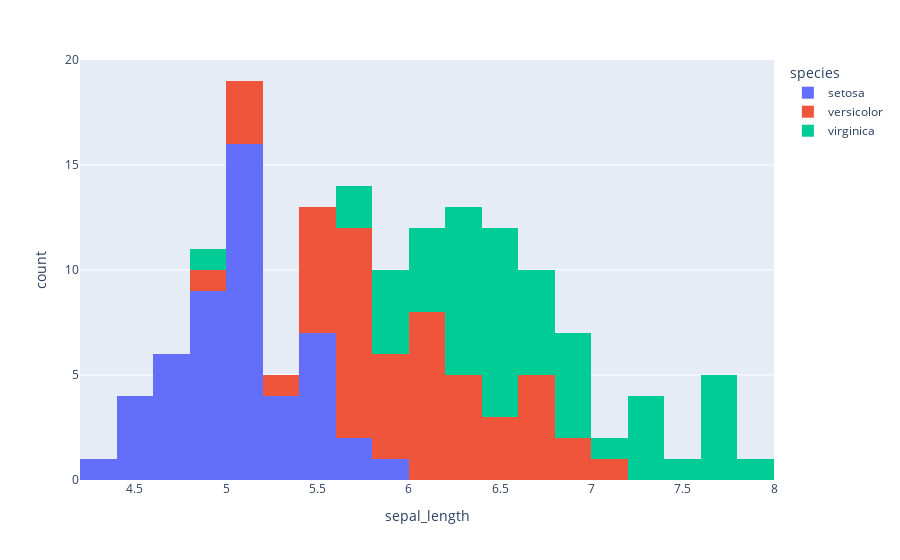
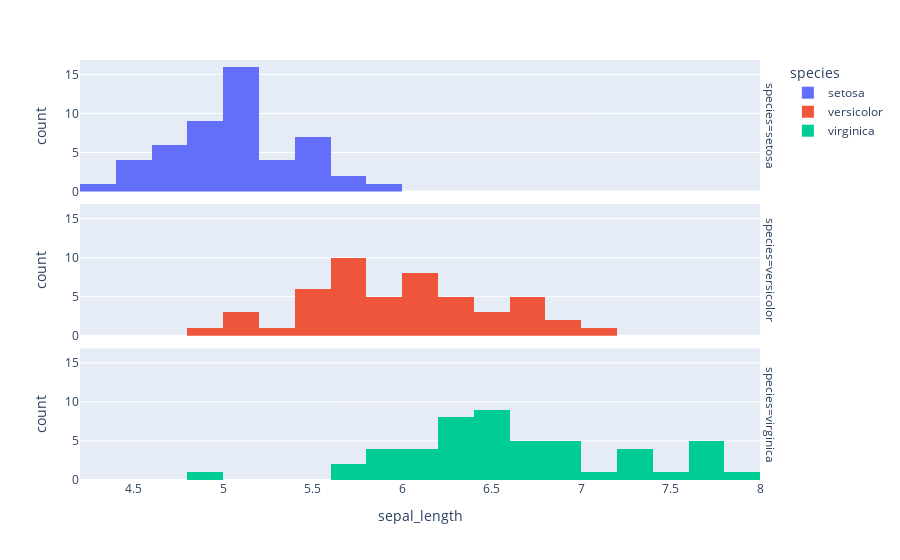

Notebook code for these charts, in order:
### Markdown cell above
```
Create a histogram having 20 bins using the feature sepal_length. Use species feature as the color. 
```

### Code cell
fig1 = px.histogram(ds, x = 'sepal_length', nbins = 20, color = 'species')
fig2 = px.histogram(ds, x = 'sepal_length', nbins = 20, color = 'species', facet_row = ds['species'])
fig1.show()
fig2.show()

### Figure 1 — Plotly figure (JSON) as saved in the notebook; plotly's stock layout.template omitted (floating-point values rounded to 4 significant figures)
{"data": [{"alignmentgroup": "True", "bingroup": "x", "hovertemplate": "species=setosa<br>sepal_length=%{x}<br>count=%{y}<extra></extra>", "legendgroup": "setosa", "marker": {"color": "#636efa"}, "name": "setosa", "nbinsx": 20, "offsetgroup": "setosa", "orientation": "v", "showlegend": true, "type": "histogram", "x": [5.1, 4.9, 4.7, 4.6, 5, 5.4, 4.6, 5, 4.4, 4.9, 5.4, 4.8, 4.8, 4.3, 5.8, 5.7, 5.4, 5.1, 5.7, 5.1, 5.4, 5.1, 4.6, 5.1, 4.8, 5, 5, 5.2, 5.2, 4.7, 4.8, 5.4, 5.2, 5.5, 4.9, 5, 5.5, 4.9, 4.4, 5.1, 5, 4.5, 4.4, 5, 5.1, 4.8, 5.1, 4.6, 5.3, 5], "xaxis": "x", "yaxis": "y"}, {"alignmentgroup": "True", "bingroup": "x", "hovertemplate": "species=versicolor<br>sepal_length=%{x}<br>count=%{y}<extra></extra>", "legendgroup": "versicolor", "marker": {"color": "#EF553B"}, "name": "versicolor", "nbinsx": 20, "offsetgroup": "versicolor", "orientation": "v", "showlegend": true, "type": "histogram", "x": [7, 6.4, 6.9, 5.5, 6.5, 5.7, 6.3, 4.9, 6.6, 5.2, 5, 5.9, 6, 6.1, 5.6, 6.7, 5.6, 5.8, 6.2, 5.6, 5.9, 6.1, 6.3, 6.1, 6.4, 6.6, 6.8, 6.7, 6, 5.7, 5.5, 5.5, 5.8, 6, 5.4, 6, 6.7, 6.3, 5.6, 5.5, 5.5, 6.1, 5.8, 5, 5.6, 5.7, 5.7, 6.2, 5.1, 5.7], "xaxis": "x", "yaxis": "y"}, {"alignmentgroup": "True", "bingroup": "x", "hovertemplate": "species=virginica<br>sepal_length=%{x}<br>count=%{y}<extra></extra>", "legendgroup": "virginica", "marker": {"color": "#00cc96"}, "name": "virginica", "nbinsx": 20, "offsetgroup": "virginica", "orientation": "v", "showlegend": true, "type": "histogram", "x": [6.3, 5.8, 7.1, 6.3, 6.5, 7.6, 4.9, 7.3, 6.7, 7.2, 6.5, 6.4, 6.8, 5.7, 5.8, 6.4, 6.5, 7.7, 7.7, 6, 6.9, 5.6, 7.7, 6.3, 6.7, 7.2, 6.2, 6.1, 6.4, 7.2, 7.4, 7.9, 6.4, 6.3, 6.1, 7.7, 6.3, 6.4, 6, 6.9, 6.7, 6.9, 5.8, 6.8, 6.7, 6.7, 6.3, 6.5, 6.2, 5.9], "xaxis": "x", "yaxis": "y"}], "layout": {"barmode": "relative", "legend": {"title": {"text": "species"}, "tracegroupgap": 0}, "margin": {"t": 60}, "xaxis": {"anchor": "y", "domain": [0, 1], "title": {"text": "sepal_length"}}, "yaxis": {"anchor": "x", "domain": [0, 1], "title": {"text": "count"}}}}

### Figure 2 — Plotly figure (JSON) as saved in the notebook; plotly's stock layout.template omitted (floating-point values rounded to 4 significant figures)
{"data": [{"alignmentgroup": "True", "bingroup": "x", "hovertemplate": "species=setosa<br>sepal_length=%{x}<br>count=%{y}<extra></extra>", "legendgroup": "setosa", "marker": {"color": "#636efa"}, "name": "setosa", "nbinsx": 20, "offsetgroup": "setosa", "orientation": "v", "showlegend": true, "type": "histogram", "x": [5.1, 4.9, 4.7, 4.6, 5, 5.4, 4.6, 5, 4.4, 4.9, 5.4, 4.8, 4.8, 4.3, 5.8, 5.7, 5.4, 5.1, 5.7, 5.1, 5.4, 5.1, 4.6, 5.1, 4.8, 5, 5, 5.2, 5.2, 4.7, 4.8, 5.4, 5.2, 5.5, 4.9, 5, 5.5, 4.9, 4.4, 5.1, 5, 4.5, 4.4, 5, 5.1, 4.8, 5.1, 4.6, 5.3, 5], "xaxis": "x3", "yaxis": "y3"}, {"alignmentgroup": "True", "bingroup": "x", "hovertemplate": "species=versicolor<br>sepal_length=%{x}<br>count=%{y}<extra></extra>", "legendgroup": "versicolor", "marker": {"color": "#EF553B"}, "name": "versicolor", "nbinsx": 20, "offsetgroup": "versicolor", "orientation": "v", "showlegend": true, "type": "histogram", "x": [7, 6.4, 6.9, 5.5, 6.5, 5.7, 6.3, 4.9, 6.6, 5.2, 5, 5.9, 6, 6.1, 5.6, 6.7, 5.6, 5.8, 6.2, 5.6, 5.9, 6.1, 6.3, 6.1, 6.4, 6.6, 6.8, 6.7, 6, 5.7, 5.5, 5.5, 5.8, 6, 5.4, 6, 6.7, 6.3, 5.6, 5.5, 5.5, 6.1, 5.8, 5, 5.6, 5.7, 5.7, 6.2, 5.1, 5.7], "xaxis": "x2", "yaxis": "y2"}, {"alignmentgroup": "True", "bingroup": "x", "hovertemplate": "species=virginica<br>sepal_length=%{x}<br>count=%{y}<extra></extra>", "legendgroup": "virginica", "marker": {"color": "#00cc96"}, "name": "virginica", "nbinsx": 20, "offsetgroup": "virginica", "orientation": "v", "showlegend": true, "type": "histogram", "x": [6.3, 5.8, 7.1, 6.3, 6.5, 7.6, 4.9, 7.3, 6.7, 7.2, 6.5, 6.4, 6.8, 5.7, 5.8, 6.4, 6.5, 7.7, 7.7, 6, 6.9, 5.6, 7.7, 6.3, 6.7, 7.2, 6.2, 6.1, 6.4, 7.2, 7.4, 7.9, 6.4, 6.3, 6.1, 7.7, 6.3, 6.4, 6, 6.9, 6.7, 6.9, 5.8, 6.8, 6.7, 6.7, 6.3, 6.5, 6.2, 5.9], "xaxis": "x", "yaxis": "y"}], "layout": {"annotations": [{"font": {}, "showarrow": false, "text": "species=virginica", "textangle": 90, "x": 0.98, "xanchor": "left", "xref": "paper", "y": 0.1567, "yanchor": "middle", "yref": "paper"}, {"font": {}, "showarrow": false, "text": "species=versicolor", "textangle": 90, "x": 0.98, "xanchor": "left", "xref": "paper", "y": 0.5, "yanchor": "middle", "yref": "paper"}, {"font": {}, "showarrow": false, "text": "species=setosa", "textangle": 90, "x": 0.98, "xanchor": "left", "xref": "paper", "y": 0.8433, "yanchor": "middle", "yref": "paper"}], "barmode": "relative", "legend": {"title": {"text": "species"}, "tracegroupgap": 0}, "margin": {"t": 60}, "xaxis": {"anchor": "y", "domain": [0, 0.98], "title": {"text": "sepal_length"}}, "xaxis2": {"anchor": "y2", "domain": [0, 0.98], "matches": "x", "showticklabels": false}, "xaxis3": {"anchor": "y3", "domain": [0, 0.98], "matches": "x", "showticklabels": false}, "yaxis": {"anchor": "x", "domain": [0, 0.3133], "title": {"text": "count"}}, "yaxis2": {"anchor": "x2", "domain": [0.3433, 0.6567], "matches": "y", "title": {"text": "count"}}, "yaxis3": {"anchor": "x3", "domain": [0.6867, 1.0], "matches": "y", "title": {"text": "count"}}}}
